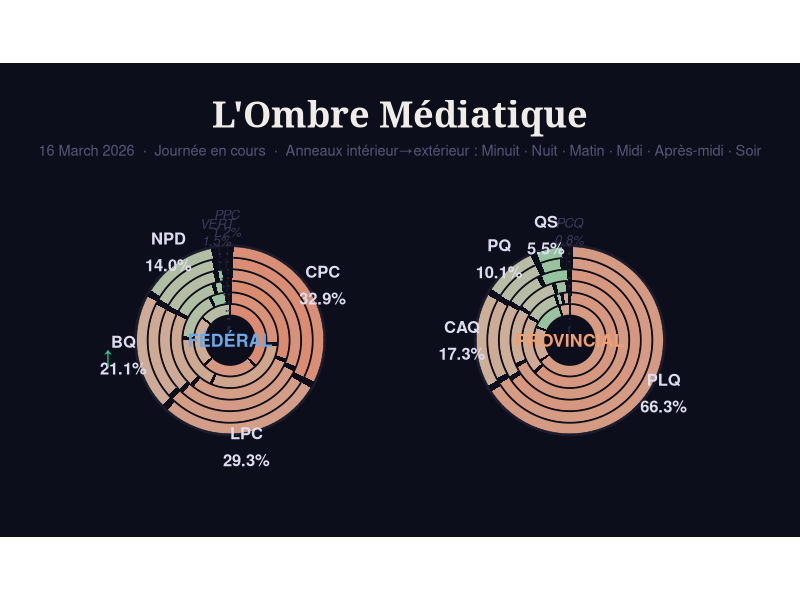

R code for this plot: (Note: this script raises an error after producing the figure.)
#!/usr/bin/env Rscript
# ─────────────────────────────────────────────────────────────────────────────
# mock_charts.R — Vitrine Démocratique · Salient Shadow
#
# CONCEPT : L'OMBRE MÉDIATIQUE
#
#   Un seul grand donut par scope (Fédéral | Provincial).
#   Chaque anneau = une extraction temporelle (intérieur = passé, extérieur = maintenant).
#   La LARGEUR de l'arc d'un parti dans chaque anneau = sa part de voix (SOV).
#   La COULEUR = ton de la couverture (rouge → vert).
#   L'éclipse est visuelle : un parti sous le seuil projette une ombre (gnomon).
#   Les arcs se déforment d'un anneau à l'autre, révélant le flux médiatique.
#
# Inspiré des cadrans solaires, Florence Nightingale, et de la géographie de l'invisible.
# ─────────────────────────────────────────────────────────────────────────────

suppressPackageStartupMessages({
  library(dplyr); library(tidyr); library(purrr); library(lubridate)
  library(ggplot2); library(scales); library(base64enc); library(htmltools)
  library(patchwork)
})

OUT_DIR  <- "refiners/radar-party-score-salient-shadow/viz/output"
OUT_HTML <- file.path(OUT_DIR, "radar_partisan.html")
dir.create(OUT_DIR, recursive = TRUE, showWarnings = FALSE)

# ─── CONFIGURATION ─────────────────────────────────────────────────────────

BG          <- "#0D0E1B"   # fond nuit
ECLIPSE_SOV <- 0.02        # seuil d'éclipse
GAP         <- 0.012       # espacement angulaire entre partis (en unités SOV 0-1)
HOLE        <- 0.24        # rayon du trou central
OUTER       <- 0.91        # rayon externe (anneau le plus récent)
RING_SEP    <- 0.003       # trait de séparation entre anneaux

PARTY_SHORT <- c(
  CPC="CPC", LPC="LPC", BQ="BQ",  NDP="NPD", GPC="VERT", PPC="PPC",
  PLQ="PLQ", CAQ="CAQ", PQ="PQ",  QS="QS",   PCQ="PCQ"
)
FED_PARTIES  <- c("CPC","LPC","BQ","NDP","GPC","PPC")
PROV_PARTIES <- c("PLQ","CAQ","PQ","QS","PCQ")

# Palette sombre : rouge → sable → vert
PALETTE <- c("#C0392B","#E07055","#C4BAA8","#2ECC8E","#1A7A4A")
BREAKS  <- c(-1, -0.4, 0, 0.4, 1)

# ─── DONNÉES SIMULÉES ──────────────────────────────────────────────────────

set.seed(2026)
REF_DATE <- as.Date("2026-03-16")

snap_sim <- function(tgt, t0, ns, nt) {
  s <- pmax(tgt + rnorm(length(tgt), 0, ns), 0); s <- s/sum(s)
  t <- pmax(pmin(t0  + rnorm(length(t0),  0, nt), 0.95), -0.95)
  list(sov=s, tone=t)
}

make_day <- function() {
  lbl  <- c("Minuit","Nuit","Matin","Midi","Après-midi","Soir")
  t    <- as.POSIXct(paste0(REF_DATE, sprintf(" %02d:31:00", c(0,4,8,12,16,20))), tz="UTC")
  acc  <- c(0.38,0.54,0.68,0.80,0.91,1.00)
  ft   <- c(CPC=0.293,LPC=0.261,BQ=0.187,NDP=0.123,GPC=0.014,PPC=0.011)
  ftn  <- c(CPC=-0.24,LPC=-0.16,BQ=-0.09,NDP=0.07, GPC=0.15, PPC=-0.05)
  pt   <- c(PLQ=0.596,CAQ=0.154,PQ=0.093,QS=0.049, PCQ=0.008)
  ptn  <- c(PLQ=-0.18,CAQ=-0.07,PQ=0.04, QS=0.17,  PCQ=-0.11)
  map2_dfr(seq_along(t), acc, function(i, aw) {
    ns <- (1-aw)*0.65+0.03
    rf <- snap_sim(ft*aw, ftn, ns*.04, ns*.07)
    rp <- snap_sim(pt*aw, ptn, ns*.05, ns*.07)
    bind_rows(
      tibble(party=names(ft), scope="federal",    aw=aw, snap_lbl=lbl[i], sov=rf$sov, tone=rf$tone),
      tibble(party=names(pt), scope="provincial", aw=aw, snap_lbl=lbl[i], sov=rp$sov, tone=rp$tone)
    )
  }) |> mutate(in_shadow = sov < ECLIPSE_SOV)
}

make_week <- function() {
  days <- seq(floor_date(REF_DATE,"week",week_start=1), by="day", length.out=7)
  lbl  <- c("Lun","Mar","Mer","Jeu","Ven","Sam","Dim")
  fmu  <- c(CPC=0.290,LPC=0.260,BQ=0.182,NDP=0.128,GPC=0.015,PPC=0.011)
  pmu  <- c(PLQ=0.583,CAQ=0.158,PQ=0.092,QS=0.051, PCQ=0.009)
  ftn  <- c(CPC=-0.22,LPC=-0.14,BQ=-0.09,NDP=0.08, GPC=0.14, PPC=-0.06)
  ptn  <- c(PLQ=-0.17,CAQ=-0.06,PQ=0.05, QS=0.16,  PCQ=-0.09)
  map_dfr(seq_along(days), function(i) {
    bq <- c(1,1,1.55,1.25,1,1,1)[i]; plq <- c(1,1,1,1.45,1.20,1,1)[i]
    ft <- ftn+rnorm(6,0,.06); if(i==3) ft["BQ"]  <- ft["BQ"] -.22
    pt <- ptn+rnorm(5,0,.06); if(i==4) pt["PLQ"] <- pt["PLQ"]-.24
    rf <- snap_sim(fmu*c(1,1,bq,1,1,1),  ft, .02,  0)
    rp <- snap_sim(pmu*c(plq,1,1,1,1),   pt, .025, 0)
    bind_rows(
      tibble(party=names(fmu),scope="federal",    aw=i/7,snap_lbl=lbl[i],sov=rf$sov,tone=rf$tone),
      tibble(party=names(pmu),scope="provincial", aw=i/7,snap_lbl=lbl[i],sov=rp$sov,tone=rp$tone)
    )
  }) |> mutate(in_shadow = sov < ECLIPSE_SOV)
}

make_month <- function() {
  days <- seq(floor_date(REF_DATE,"month"), REF_DATE, by="day"); n <- length(days)
  fmu  <- c(CPC=0.302,LPC=0.240,BQ=0.192,NDP=0.118,GPC=0.014,PPC=0.011)
  pmu  <- c(PLQ=0.570,CAQ=0.172,PQ=0.092,QS=0.052, PCQ=0.009)
  ftr  <- c(CPC=-.0028,LPC=.0022,BQ=.0008,NDP=0,GPC=0,PPC=0)
  ptr  <- c(PLQ=-.0015,CAQ=.0010,PQ=.0005,QS=0, PCQ=0)
  map_dfr(seq_along(days), function(i) {
    ft <- c(CPC=-.22,LPC=-.13,BQ=-.08,NDP=.08,GPC=.14,PPC=-.06)+rnorm(6,0,.07)
    pt <- c(PLQ=-.16,CAQ=-.05,PQ=.06, QS=.17, PCQ=-.10)        +rnorm(5,0,.07)
    rf <- snap_sim(fmu+ftr*i, ft, .022, 0)
    rp <- snap_sim(pmu+ptr*i, pt, .025, 0)
    bind_rows(
      tibble(party=names(fmu),scope="federal",    aw=i/n,snap_lbl=format(days[i],"%d"),sov=rf$sov,tone=rf$tone),
      tibble(party=names(pmu),scope="provincial", aw=i/n,snap_lbl=format(days[i],"%d"),sov=rp$sov,tone=rp$tone)
    )
  }) |> mutate(in_shadow = sov < ECLIPSE_SOV)
}

# ─── GRAPHIQUE : OMBRE MÉDIATIQUE ───────────────────────────────────────────
#
#   coord_polar(theta="x")
#   x ∈ [0,1]  → angle 0…2π  (largeur arc = SOV du parti)
#   y ∈ [HOLE, OUTER]          (anneau intérieur = passé, extérieur = présent)
#
#   Partis en éclipse → gnomon de cadran solaire (tige pointillée + ombre)
#
make_arena <- function(df, title, subtitle, fed_order, prov_order) {

  N  <- df |> group_by(party,scope) |> summarise(n=n(),.groups="drop") |> pull(n) |> max()
  # Gaps plus larges pour mois (beaucoup d'anneaux → plus facile de distinguer les secteurs)
  gap_px <- if (N > 10) 0.020 else GAP
  rw  <- (OUTER - HOLE) / N

  df <- df |> group_by(party,scope) |> arrange(aw) |>
    mutate(snap_idx = row_number()) |> ungroup()

  compute_arcs <- function(sdf, order) {
    sdf |>
      group_by(snap_idx) |>
      arrange(snap_idx, match(party, order)) |>
      mutate(
        cum  = cumsum(sov),
        x1   = cum - sov + gap_px/2,
        x2   = pmax(cum - gap_px/2, x1+.002),
        xmid = (x1+x2)/2,
        r_in  = HOLE + (snap_idx-1)*rw,
        r_out = HOLE + snap_idx*rw - RING_SEP
      ) |> ungroup()
  }

  arcs <- bind_rows(
    compute_arcs(df |> filter(scope=="federal"),    fed_order),
    compute_arcs(df |> filter(scope=="provincial"), prov_order)
  )

  rings <- arcs |>
    group_by(scope, party, snap_idx) |>
    reframe(
      angle     = seq(x1[1], x2[1], length.out=max(12L, ceiling((x2[1]-x1[1])*500L))),
      tone      = tone[1],
      r_in      = r_in[1],
      r_out     = r_out[1],
      in_shadow = in_shadow[1],
      is_last   = snap_idx[1] == N
    )

  # ── Labels du dernier anneau ─────────────────────────────────────────────
  labs_all <- arcs |> filter(snap_idx==N) |>
    group_by(scope,party) |> slice(1) |> ungroup() |>
    mutate(
      shrt    = PARTY_SHORT[party],
      sov_pct = sprintf("%.1f%%", sov*100),
      arc_w   = x2 - x1,
      show    = arc_w > 0.020,    # assez large pour un label complet
      gnomon  = !show             # trop petit → cadran solaire
    )

  # Tendance
  if (N > 1) {
    prev <- arcs |> filter(snap_idx==N-1) |>
      select(scope,party,prev_sov=sov) |> distinct()
    labs_all <- labs_all |> left_join(prev, by=c("scope","party")) |>
      mutate(
        delta = sov - prev_sov,
        trend = case_when(delta > .010 ~ "\u2191", delta < -.010 ~ "\u2193", TRUE ~ ""),
        tcol  = case_when(delta > .010 ~ "#2ECC8E", delta < -.010 ~ "#C0392B", TRUE ~ "#DDDDF0")
      )
  } else {
    labs_all <- labs_all |> mutate(trend="", tcol="#DDDDF0", delta=0, prev_sov=sov)
  }

  # Visible : label combiné nom + SOV% (1 seul appel → "\n" = vertical à tout angle)
  labs <- labs_all |> filter(show) |>
    mutate(lbl2 = paste0(shrt, "\n", sov_pct))

  # Gnomons : stagger Y quand deux partis sont angulièrement proches
  gnomons <- labs_all |> filter(gnomon) |>
    arrange(scope, xmid) |>
    group_by(scope) |>
    mutate(
      prev_x = lag(xmid, default = -99),
      stagger = abs(xmid - prev_x) < 0.07,
      y_lbl   = if_else(stagger, OUTER + .22, OUTER + .14)
    ) |>
    ungroup()

  # ── Séparateurs radiaux entre partis (aide pour le mois) ─────────────────
  sep_df <- arcs |> filter(snap_idx==N) |>
    group_by(scope,party) |> slice(1) |> ungroup()

  # ── Centre : label scope ──────────────────────────────────────────────────
  # y=0 = centre exact en coord_polar
  scope_ctr <- tibble(
    scope = c("federal","provincial"),
    label = c("F\u00c9D\u00c9RAL","PROVINCIAL"),
    col   = c("#6BA8E8","#F0A070"),
    x = 0.5, y = 0
  )

  rim <- tibble(angle=seq(0,1,length.out=300), r=OUTER+.005)

  # ── Fond du trou (garantit BG au centre) ─────────────────────────────────
  hole_bg <- tibble(
    angle = seq(0,1,length.out=200),
    scope = rep(c("federal","provincial"), each=100)[1:200]
  )

  ggplot() +

    # Fond trou
    geom_ribbon(data=hole_bg,
      aes(x=angle, ymin=0, ymax=HOLE-.001, group=scope),
      fill=BG, color=NA, inherit.aes=FALSE) +

    # ── Séparateurs entre partis (lignes radiales fines) ──────────────────
    geom_segment(data=sep_df,
      aes(x=x1, xend=x1, y=HOLE, yend=OUTER),
      color=BG, linewidth=1.4, inherit.aes=FALSE) +

    # ── Anneaux éclipse (gris fantôme) ───────────────────────────────────
    geom_ribbon(
      data=rings |> filter(in_shadow),
      aes(x=angle, ymin=r_in, ymax=r_out, group=interaction(party,snap_idx)),
      fill="#16172A", color=BG, linewidth=.5) +

    # ── Anneaux colorés ──────────────────────────────────────────────────
    geom_ribbon(
      data=rings |> filter(!in_shadow),
      aes(x=angle, ymin=r_in, ymax=r_out, fill=tone,
          group=interaction(party,snap_idx)),
      color=BG, linewidth=.5) +

    # ── Liseré blanc sur dernier anneau (présent) ─────────────────────────
    geom_ribbon(
      data=rings |> filter(!in_shadow, is_last),
      aes(x=angle, ymin=r_out-.005, ymax=r_out,
          group=interaction(party,snap_idx)),
      fill="white", alpha=.15, color=NA) +

    # ── Rim ──────────────────────────────────────────────────────────────
    geom_path(data=rim, aes(x=angle,y=r),
      color="#1A1B2C", linewidth=.8, inherit.aes=FALSE) +

    # ════════════════════════════════════════════════════════════════════
    # ── GNOMONS — partis en éclipse (cadran solaire) ──────────────────
    # ── La tige : ligne radiale pointillée du centre vers l'extérieur ──
    geom_segment(data=gnomons,
      aes(x=xmid, xend=xmid, y=HOLE*.5, yend=OUTER+.03),
      color="#2E2E48", linewidth=0.55, linetype="14",
      inherit.aes=FALSE) +

    # ── L'ombre portée : arc fin au sol du cadran (à HOLE) ───────────
    geom_ribbon(
      data = gnomons |>
        group_by(scope,party) |>
        reframe(
          angle = seq(xmid[1]-0.025, xmid[1]+0.025, length.out=40),
          r_in  = HOLE*.12,
          r_out = HOLE*.55
        ),
      aes(x=angle, ymin=r_in, ymax=r_out, group=party),
      fill="#252540", color=NA, alpha=0.8, inherit.aes=FALSE) +

    # ── Label gnomon (nom + % en italique, décalé si collision) ──────
    geom_text(data=gnomons,
      aes(x=xmid, y=y_lbl, label=paste0(shrt,"\n",sov_pct)),
      hjust=0.5, color="#3A3A5C", size=3.3, fontface="italic",
      lineheight=1.1, inherit.aes=FALSE) +
    # ════════════════════════════════════════════════════════════════════

    # ── Label visible : nom + SOV% fusionnés (1 bloc = vertical à tout angle) ──
    geom_text(data=labs,
      aes(x=xmid, y=OUTER+.13, label=lbl2),
      hjust=0.5, color="#DDDDF0", size=4.2, fontface="bold",
      lineheight=1.35, inherit.aes=FALSE) +

    # ── Flèches de tendance ───────────────────────────────────────────
    geom_text(data=labs |> filter(trend!=""),
      aes(x=xmid, y=OUTER+.28, label=trend, color=tcol),
      hjust=0.5, size=5.2, fontface="bold", inherit.aes=FALSE) +

    # ── Label scope au centre ─────────────────────────────────────────
    geom_text(data=scope_ctr,
      aes(x=x, y=y, label=label, color=col),
      size=4.5, fontface="bold", inherit.aes=FALSE) +

    coord_polar(theta="x", clip="off") +
    scale_x_continuous(limits=c(0,1),         expand=c(0,0)) +
    scale_y_continuous(limits=c(0,OUTER+.44), expand=c(0,0)) +
    scale_fill_gradientn(colors=PALETTE, values=rescale(BREAKS),
                         limits=c(-1,1), guide="none") +
    scale_color_identity() +
    facet_wrap(~scope, ncol=2) +
    labs(title=title, subtitle=subtitle) +
    theme_void(base_size=12) +
    theme(
      plot.title    = element_text(family="Georgia, serif", size=26, face="bold",
                        color="#F0EDE8", hjust=.5, margin=margin(b=6)),
      plot.subtitle = element_text(size=10.5, color="#555577",
                        hjust=.5, margin=margin(b=4)),
      strip.text       = element_blank(),
      plot.background  = element_rect(fill=BG, color=NA),
      panel.background = element_rect(fill=BG, color=NA),
      panel.spacing    = unit(-.5,"lines"),
      plot.margin      = margin(28,40,16,40)
    )
}

# ─── GÉNÉRATION ────────────────────────────────────────────────────────────

# ─── GRAPHIQUE : SÉDIMENTATION MÉDIATIQUE ───────────────────────────────────
#
#   1 cercle = 1 parti.
#   Chaque anneau = une tranche temporelle (intérieur = passé, extérieur = présent).
#   L'AIRE de chaque anneau = couverture ABSOLUE à cette extraction.
#     → anneau épais = forte activité, anneau fin = silence.
#   L'arc couvre 360° (pas de SOV angulaire) : l'info est dans l'épaisseur.
#   Le rayon total du cercle = couverture cumulée.
#   Comparaison cross-parti : le plus grand cercle = le plus couvert.
#   Aucune normalisation relative entre partis.
#
make_sediment_panel <- function(df, scope_filter, party_order) {
  HOLE_S <- 0.17
  R_MAX  <- 0.90

  dat <- df |> filter(scope == scope_filter) |>
    group_by(party) |> arrange(aw) |>
    mutate(
      snap_idx = row_number(),
      # Incrément absolu : sov × part de temps apportée par ce snapshot
      delta_aw  = aw - lag(aw, default = 0),
      raw_step  = pmax(sov * delta_aw, 0),
      cum_abs   = cumsum(raw_step)         # couverture cumulée absolue
    ) |>
    ungroup()

  N       <- max(dat$snap_idx)
  max_cum <- max(dat$cum_abs)             # maximum inter-partis (même échelle)
  sfact   <- R_MAX^2 - HOLE_S^2          # plage carrée disponible

  # Rayon area-proportionnel : aire anneau ∝ raw_step → r = sqrt(HOLE² + cum/max·sfact)
  dat <- dat |>
    mutate(
      r_outer   = sqrt(HOLE_S^2 + cum_abs / max_cum * sfact),
      r_inner   = sqrt(HOLE_S^2 + pmax(cum_abs - raw_step, 0) / max_cum * sfact),
      in_shadow = sov < ECLIPSE_SOV,
      is_last   = snap_idx == N,
      party     = factor(party, levels = party_order)
    )

  # Anneaux plein cercle (360°)
  rings <- dat |>
    group_by(party, snap_idx) |>
    reframe(
      angle   = seq(0, 1, length.out = 60),
      r_in    = r_inner[1],
      r_out   = r_outer[1],
      tone    = tone[1],
      in_shad = in_shadow[1],
      is_last = is_last[1]
    ) |>
    filter(r_out > r_in + .0015) |>       # ignorer anneaux quasi-nuls
    mutate(party = factor(party, levels = party_order))

  hole_dat <- tidyr::crossing(
    party = factor(party_order, levels = party_order),
    angle = seq(0, 1, length.out = 80)
  )

  # Labels : nom + % de couverture relative au maximum (repère visuel)
  labs_p <- dat |>
    filter(snap_idx == N) |>
    group_by(party) |> slice(1) |> ungroup() |>
    mutate(
      shrt    = PARTY_SHORT[as.character(party)],
      rel_pct = sprintf("%.0f%%", pmin(cum_abs / max_cum * 100, 100)),
      party   = factor(party, levels = party_order)
    )

  scope_col   <- if (scope_filter == "federal") "#6BA8E8" else "#F0A070"
  scope_label <- if (scope_filter == "federal")
    "\u25cf F\u00c9D\u00c9RAL" else "\u25cf PROVINCIAL"

  ggplot() +
    geom_ribbon(data = rings |> filter(in_shad),
      aes(x = angle, ymin = r_in, ymax = r_out, group = interaction(party, snap_idx)),
      fill = "#16172A", color = BG, linewidth = .2, inherit.aes = FALSE) +
    geom_ribbon(data = rings |> filter(!in_shad),
      aes(x = angle, ymin = r_in, ymax = r_out, fill = tone,
          group = interaction(party, snap_idx)),
      color = BG, linewidth = .2, inherit.aes = FALSE) +
    geom_ribbon(data = rings |> filter(!in_shad, is_last),
      aes(x = angle, ymin = r_out - .004, ymax = r_out,
          group = interaction(party, snap_idx)),
      fill = "white", alpha = .25, color = NA, inherit.aes = FALSE) +
    geom_ribbon(data = hole_dat,
      aes(x = angle, ymin = 0, ymax = HOLE_S - .001, group = party),
      fill = BG, color = NA, inherit.aes = FALSE) +
    geom_text(data = labs_p |> mutate(x = 0.5, y = 0),
      aes(x = x, y = y, label = paste0(shrt, "\n", rel_pct)),
      color = "#DDDDF0", size = 2.9, fontface = "bold", lineheight = 1.3,
      inherit.aes = FALSE) +
    coord_polar(theta = "x", clip = "off") +
    scale_x_continuous(limits = c(0, 1), expand = c(0, 0)) +
    scale_y_continuous(limits = c(0, R_MAX + .08), expand = c(0, 0)) +
    scale_fill_gradientn(colors = PALETTE, values = rescale(BREAKS),
                         limits = c(-1, 1), guide = "none") +
    scale_color_identity() +
    facet_wrap(~party, nrow = 1) +
    labs(tag = scope_label) +
    theme_void(base_size = 10) +
    theme(
      plot.tag          = element_text(color = scope_col, size = 8, face = "bold",
                            hjust = 0, margin = margin(r = 8)),
      plot.tag.position = "left",
      strip.text        = element_blank(),
      plot.background   = element_rect(fill = BG, color = NA),
      panel.background  = element_rect(fill = BG, color = NA),
      panel.spacing     = unit(0.9, "lines"),
      plot.margin       = margin(4, 20, 4, 20)
    )
}

make_sediment <- function(df, title, subtitle, fed_ord, prov_ord) {
  p_fed  <- make_sediment_panel(df, "federal",    fed_ord)
  p_prov <- make_sediment_panel(df, "provincial", prov_ord)

  p_fed / p_prov +
    patchwork::plot_annotation(
      title    = title,
      subtitle = subtitle,
      theme = theme(
        plot.title    = element_text(family = "Georgia, serif", size = 24, face = "bold",
                          color = "#F0EDE8", hjust = .5, margin = margin(b = 6)),
        plot.subtitle = element_text(size = 9.5, color = "#555577",
                          hjust = .5, margin = margin(b = 14)),
        plot.background = element_rect(fill = BG, color = NA),
        plot.margin     = margin(28, 10, 16, 10)
      )
    )
}

# ─── GRAPHIQUE : PAR PARTI ──────────────────────────────────────────────────
#
#   1 donut = 1 parti.
#   L'arc coloré [0, SOV] = présence médiatique (largeur = part de voix).
#   L'arc sombre [SOV, 1] = OMBRE  (ce que le parti n'occupe pas).
#   Les anneaux s'accumulent de l'intérieur (passé) vers l'extérieur (présent).
#
make_parti_panel <- function(df, scope_filter, party_order) {
  dat <- df |> filter(scope == scope_filter) |>
    group_by(party) |> arrange(aw) |>
    mutate(snap_idx = row_number()) |>
    ungroup()

  N  <- max(dat$snap_idx)
  rw <- (OUTER - HOLE) / N

  dat <- dat |>
    mutate(
      r_in      = HOLE + (snap_idx - 1) * rw,
      r_out     = HOLE + snap_idx * rw - RING_SEP,
      in_shadow = sov < ECLIPSE_SOV,
      arc_end   = pmax(sov, .003),
      party     = factor(party, levels = party_order)
    )

  # Anneau sombre complet (toute la surface = ombre par défaut)
  bg_rings <- dat |>
    group_by(party, snap_idx) |>
    reframe(angle = seq(0, 1, length.out = 60),
            r_in = r_in[1], r_out = r_out[1]) |>
    mutate(party = factor(party, levels = party_order))

  # Arc coloré (part de voix)
  col_arcs <- dat |>
    filter(!in_shadow) |>
    group_by(party, snap_idx) |>
    reframe(
      angle   = seq(0, arc_end[1], length.out = max(8L, ceiling(arc_end[1] * 300L))),
      r_in    = r_in[1], r_out = r_out[1],
      tone    = tone[1], is_last = snap_idx[1] == N
    ) |>
    mutate(party = factor(party, levels = party_order))

  # Fond trou (un par parti)
  hole_dat <- tidyr::crossing(
    party = factor(party_order, levels = party_order),
    angle = seq(0, 1, length.out = 80)
  )

  # Labels dernier anneau
  labs_p <- dat |>
    filter(snap_idx == N) |>
    group_by(party) |> slice(1) |> ungroup() |>
    mutate(
      shrt    = PARTY_SHORT[as.character(party)],
      sov_pct = sprintf("%.1f%%", sov * 100),
      party   = factor(party, levels = party_order)
    )

  if (N > 1) {
    prev_p <- dat |> filter(snap_idx == N - 1) |>
      select(party, prev_sov = sov) |> distinct()
    labs_p <- labs_p |> left_join(prev_p, by = "party") |>
      mutate(
        delta = sov - prev_sov,
        trend = case_when(delta > .010 ~ "\u2191", delta < -.010 ~ "\u2193", TRUE ~ ""),
        tcol  = case_when(delta > .010 ~ "#2ECC8E", delta < -.010 ~ "#C0392B", TRUE ~ "#DDDDF0")
      )
  } else {
    labs_p <- labs_p |> mutate(trend = "", tcol = "#DDDDF0", delta = 0, prev_sov = sov)
  }

  scope_col   <- if (scope_filter == "federal")    "#6BA8E8" else "#F0A070"
  scope_label <- if (scope_filter == "federal")
    "\u25cf F\u00c9D\u00c9RAL" else "\u25cf PROVINCIAL"

  ggplot() +
    geom_ribbon(data = bg_rings,
      aes(x = angle, ymin = r_in, ymax = r_out, group = interaction(party, snap_idx)),
      fill = "#16172A", color = BG, linewidth = .2, inherit.aes = FALSE) +
    geom_ribbon(data = col_arcs,
      aes(x = angle, ymin = r_in, ymax = r_out, fill = tone,
          group = interaction(party, snap_idx)),
      color = BG, linewidth = .2, inherit.aes = FALSE) +
    geom_ribbon(data = col_arcs |> filter(is_last),
      aes(x = angle, ymin = r_out - .004, ymax = r_out,
          group = interaction(party, snap_idx)),
      fill = "white", alpha = .22, color = NA, inherit.aes = FALSE) +
    geom_ribbon(data = hole_dat,
      aes(x = angle, ymin = 0, ymax = HOLE - .001, group = party),
      fill = BG, color = NA, inherit.aes = FALSE) +
    # Nom + SOV% au centre du trou
    geom_text(data = labs_p |> mutate(x = 0.5, y = 0),
      aes(x = x, y = y, label = paste0(shrt, "\n", sov_pct)),
      color = "#DDDDF0", size = 2.9, fontface = "bold", lineheight = 1.3,
      inherit.aes = FALSE) +
    # Flèche tendance au-dessus du donut
    geom_text(data = labs_p |> filter(trend != "") |> mutate(x = 0.5, y = OUTER + .16),
      aes(x = x, y = y, label = trend, color = tcol),
      hjust = 0.5, size = 3.8, fontface = "bold", inherit.aes = FALSE) +
    coord_polar(theta = "x", clip = "off") +
    scale_x_continuous(limits = c(0, 1), expand = c(0, 0)) +
    scale_y_continuous(limits = c(0, OUTER + .28), expand = c(0, 0)) +
    scale_fill_gradientn(colors = PALETTE, values = rescale(BREAKS),
                         limits = c(-1, 1), guide = "none") +
    scale_color_identity() +
    facet_wrap(~party, nrow = 1) +
    labs(tag = scope_label) +
    theme_void(base_size = 10) +
    theme(
      plot.tag          = element_text(color = scope_col, size = 8, face = "bold",
                            hjust = 0, margin = margin(r = 8)),
      plot.tag.position = "left",
      strip.text        = element_blank(),
      plot.background   = element_rect(fill = BG, color = NA),
      panel.background  = element_rect(fill = BG, color = NA),
      panel.spacing     = unit(0.9, "lines"),
      plot.margin       = margin(4, 20, 4, 20)
    )
}

make_parti <- function(df, title, subtitle, fed_ord, prov_ord) {
  p_fed  <- make_parti_panel(df, "federal",    fed_ord)
  p_prov <- make_parti_panel(df, "provincial", prov_ord)

  p_fed / p_prov +
    patchwork::plot_annotation(
      title    = title,
      subtitle = subtitle,
      theme = theme(
        plot.title    = element_text(family = "Georgia, serif", size = 24, face = "bold",
                          color = "#F0EDE8", hjust = .5, margin = margin(b = 6)),
        plot.subtitle = element_text(size = 9.5, color = "#555577",
                          hjust = .5, margin = margin(b = 14)),
        plot.background = element_rect(fill = BG, color = NA),
        plot.margin     = margin(28, 10, 16, 10)
      )
    )
}

# ─── GÉNÉRATION ────────────────────────────────────────────────────────────
# Guard : `source("mock_charts.R")` dans viz_real.R ne déclenche pas l'exécution
if (exists(".viz_source_only") && isTRUE(.viz_source_only)) {
  cat("(sourced as library)\n")
} else {

cat("Simulation...\n")
day_data   <- make_day()
week_data  <- make_week()
month_data <- make_month()

get_order <- function(df, parties)
  df |> filter(party %in% parties) |> group_by(party) |>
    slice_tail(n=1) |> arrange(desc(sov)) |> pull(party)

fed_ord  <- get_order(day_data, FED_PARTIES)
prov_ord <- get_order(day_data, PROV_PARTIES)

charts <- list(
  day = list(
    data=day_data,
    title="L'Ombre Médiatique",
    subtitle=paste0(format(REF_DATE,"%d %B %Y"),
      "  \u00b7  Journ\u00e9e en cours  \u00b7  ",
      "Anneaux int\u00e9rieur\u2192ext\u00e9rieur : Minuit \u00b7 Nuit \u00b7 Matin \u00b7 Midi \u00b7 Apr\u00e8s-midi \u00b7 Soir")
  ),
  week = list(
    data=week_data,
    title="L'Ombre Médiatique",
    subtitle=paste0("Semaine du ",
      format(floor_date(REF_DATE,"week",week_start=1),"%d %B %Y"),
      "  \u00b7  Anneaux int\u00e9rieur\u2192ext\u00e9rieur : Lun \u00b7 Mar \u00b7 Mer \u00b7 Jeu \u00b7 Ven \u00b7 Sam \u00b7 Dim")
  ),
  month = list(
    data=month_data,
    title="L'Ombre Médiatique",
    subtitle=paste0("Mars 2026  \u00b7  ",
      format(floor_date(REF_DATE,"month"),"%d %b"),
      " \u2192 ",format(REF_DATE,"%d %b"),
      "  \u00b7  ",
      as.integer(REF_DATE-floor_date(REF_DATE,"month")+1),
      " anneaux (un par jour)")
  )
)

png_uris <- list()
for (nm in names(charts)) {
  cat(sprintf("Rendu %s...\n", nm))
  ch <- charts[[nm]]
  p  <- make_arena(ch$data, ch$title, ch$subtitle, fed_ord, prov_ord)
  fp <- file.path(OUT_DIR, paste0("chart_", nm, ".png"))
  ggsave(fp, p, width=16, height=8.5, dpi=180, bg=BG, device=ragg::agg_png)
  png_uris[[nm]] <- dataURI(file=fp, mime="image/png")
}

parti_uris <- list()
for (nm in names(charts)) {
  cat(sprintf("Rendu parti_%s...\n", nm))
  ch <- charts[[nm]]
  p  <- make_parti(ch$data, ch$title, ch$subtitle, fed_ord, prov_ord)
  fp <- file.path(OUT_DIR, paste0("parti_", nm, ".png"))
  ggsave(fp, p, width=16, height=7.5, dpi=180, bg=BG, device=ragg::agg_png)
  parti_uris[[nm]] <- dataURI(file=fp, mime="image/png")
}

sediments <- list(
  day = list(
    data=day_data,
    title="S\u00e9dimentation M\u00e9diatique",
    subtitle=paste0(format(REF_DATE,"%d %B %Y"),
      "  \u00b7  \u00c9paisseur des couches : Minuit \u00b7 Nuit \u00b7 Matin \u00b7 Midi \u00b7 Apr\u00e8s-midi \u00b7 Soir")
  ),
  week = list(
    data=week_data,
    title="S\u00e9dimentation M\u00e9diatique",
    subtitle=paste0("Semaine du ",
      format(floor_date(REF_DATE,"week",week_start=1),"%d %B %Y"),
      "  \u00b7  Une couche par jour  \u00b7  \u00e9paisseur = couverture absolue")
  ),
  month = list(
    data=month_data,
    title="S\u00e9dimentation M\u00e9diatique",
    subtitle=paste0("Mars 2026  \u00b7  ",
      as.integer(REF_DATE-floor_date(REF_DATE,"month")+1),
      " couches (1 par jour)  \u00b7  \u00e9paisseur = minutes de couverture")
  )
)

sediment_uris <- list()
for (nm in names(sediments)) {
  cat(sprintf("Rendu sediment_%s...\n", nm))
  ch <- sediments[[nm]]
  p  <- make_sediment(ch$data, ch$title, ch$subtitle, fed_ord, prov_ord)
  fp <- file.path(OUT_DIR, paste0("sediment_", nm, ".png"))
  ggsave(fp, p, width=16, height=7.5, dpi=180, bg=BG, device=ragg::agg_png)
  sediment_uris[[nm]] <- dataURI(file=fp, mime="image/png")
}

# ─── ASSEMBLAGE HTML ────────────────────────────────────────────────────────

cat("HTML...\n")

CSS <- "
*,*::before,*::after{box-sizing:border-box;margin:0;padding:0}
html,body{height:100%}
body{
  font-family:'Helvetica Neue',Arial,sans-serif;
  background:#0D0E1B;
  color:#9999BB;
  -webkit-font-smoothing:antialiased;
}

/* ── Header ── */
header{
  padding:36px 56px 28px;
  display:flex;justify-content:space-between;align-items:flex-end;
}
.kicker{
  font-size:9.5px;letter-spacing:3px;text-transform:uppercase;
  color:#C0392B;margin-bottom:10px;
}
h1{
  font-family:Georgia,serif;font-size:32px;font-weight:700;
  color:#F0EDE8;line-height:1.1;letter-spacing:-.5px;
}
.meta{font-size:11px;color:#252538;text-align:right;line-height:2.2}

/* ── Tabs ── */
nav{
  display:flex;padding:0 56px;
  border-bottom:1px solid #13142299;
}
nav input{display:none}
nav label{
  padding:14px 32px;
  font-size:10.5px;font-weight:700;letter-spacing:1.8px;
  text-transform:uppercase;color:#252538;
  cursor:pointer;border-bottom:2px solid transparent;margin-bottom:-1px;
}
nav label:hover{color:#555577}
#t1:checked~nav label[for=t1],
#t2:checked~nav label[for=t2],
#t3:checked~nav label[for=t3],
#t4:checked~nav label[for=t4],
#t5:checked~nav label[for=t5]{color:#F0EDE8;border-bottom-color:#C0392B}

/* ── Panels ── */
.panel{display:none;padding:0 0 48px}
#t1:checked~.p1,#t2:checked~.p2,#t3:checked~.p3,
#t4:checked~.p4,#t5:checked~.p5{display:block}

/* ── Par Parti period headers ── */
.period-hd{
  padding:24px 56px 4px;
  font-size:9px;letter-spacing:2.5px;text-transform:uppercase;
  color:#2A2A4A;font-weight:700;
}
.chart img{width:100%;display:block}

/* ── Legend ── */
.legend{
  display:flex;align-items:center;gap:18px;
  justify-content:center;padding:20px 56px 0;
  font-size:9.5px;letter-spacing:1px;text-transform:uppercase;color:#252538;
}
.grad{
  width:110px;height:5px;border-radius:3px;
  background:linear-gradient(to right,#C0392B,#E07055,#C4BAA8,#2ECC8E,#1A7A4A);
}
.sep{color:#13141F;margin:0 2px}

/* ── Read ── */
.read{
  padding:18px 56px 0;
  font-size:13px;color:#1E1F30;line-height:2.0;
}
.read b{color:#2A2A4A}
"

panel <- function(id, uri, note) {
  div(class=paste0("panel p",id),
    div(class="chart", tags$img(src=uri, alt="")),
    div(class="legend",
      span(style="color:#C0392B;font-weight:700","Négatif"),
      div(class="grad"),
      span(style="color:#2ECC8E;font-weight:700","Positif"),
      span(class="sep","|"),
      span("Arc large = forte présence"),
      span(class="sep","|"),
      span(style="color:#191929;background:#191929;border-radius:2px;padding:0 10px","éclipse")
    ),
    div(class="read", HTML(note))
  )
}

save_html(
  tagList(tags$html(lang="fr",
    tags$head(
      tags$meta(charset="UTF-8"),
      tags$meta(name="viewport",content="width=device-width,initial-scale=1"),
      tags$title("L\u2019Ar\u00e8ne M\u00e9diatique"),
      tags$style(HTML(CSS))
    ),
    tags$body(
      tags$input(type="radio",id="t1",name="t",checked=NA),
      tags$input(type="radio",id="t2",name="t"),
      tags$input(type="radio",id="t3",name="t"),
      tags$input(type="radio",id="t4",name="t"),
      tags$input(type="radio",id="t5",name="t"),

      tags$header(
        div(
          div(class="kicker","Vitrine D\u00e9mocratique \u00b7 Salient Shadow"),
          tags$h1("L\u2019Ombre M\u00e9diatique")
        ),
        div(class="meta",
          format(REF_DATE,"%d %B %Y"), tags$br(),
          "Couverture m\u00e9diatique canadienne")
      ),

      tags$nav(
        tags$label(`for`="t1","Journ\u00e9e"),
        tags$label(`for`="t2","Semaine"),
        tags$label(`for`="t3","Mois"),
        tags$label(`for`="t4","Par Parti"),
        tags$label(`for`="t5","S\u00e9dimentation")
      ),

      panel(1, png_uris$day, paste0(
        "<b>Lecture</b> \u2014 Chaque donut = un scope (F\u00e9d\u00e9ral | Provincial). ",
        "La <b>largeur de l\u2019arc</b> d\u2019un parti dans un anneau = sa part de voix (SOV) \u00e0 cette extraction. ",
        "Les anneaux s\u2019accumulent de l\u2019int\u00e9rieur (Minuit) vers l\u2019ext\u00e9rieur (Soir). ",
        "La couleur = ton m\u00e9diatique. ",
        "Un arc quasi invisible = \u00e9clipse m\u00e9diatique (SOV\u00a0<\u00a02\u00a0%). ",
        "Les d\u00e9formations d\u2019un anneau \u00e0 l\u2019autre montrent le flux de la journ\u00e9e."
      )),
      panel(2, png_uris$week, paste0(
        "<b>Lecture</b> \u2014 7 anneaux (Lundi intérieur \u2192 Dimanche ext\u00e9rieur). ",
        "Pic du BQ mercredi : son arc s\u2019\u00e9largit au 3\u1d49 anneau. ",
        "Le PLQ vire au rouge-sombre jeudi apr\u00e8s une conf\u00e9rence de presse tendue. ",
        "Les fl\u00e8ches \u2191\u2193 = tendance du dernier jour vs avant-dernier."
      )),
      panel(3, png_uris$month, paste0(
        "<b>Lecture</b> \u2014 ",
        as.integer(REF_DATE-floor_date(REF_DATE,"month")+1),
        " anneaux (1\u1d49\u02b3 mars int\u00e9rieur \u2192 16 mars ext\u00e9rieur). ",
        "La d\u00e9rive progressive des arcs trahit les tendances de fond : ",
        "CPC en l\u00e9ger recul, LPC en remont\u00e9e, PLQ dominant la sc\u00e8ne provinciale."
      )),

      # ── 5e onglet : Sédimentation ─────────────────────────────────────
      div(class="panel p5",
        div(class="period-hd","Journ\u00e9e"),
        div(class="chart", tags$img(src=sediment_uris$day,   alt="")),
        div(class="period-hd","Semaine"),
        div(class="chart", tags$img(src=sediment_uris$week,  alt="")),
        div(class="period-hd","Mois"),
        div(class="chart", tags$img(src=sediment_uris$month, alt="")),
        div(class="legend",
          span(style="color:#C0392B;font-weight:700","N\u00e9gatif"),
          div(class="grad"),
          span(style="color:#2ECC8E;font-weight:700","Positif"),
          span(class="sep","|"),
          span("Anneau \u00e9pais = forte couverture absolue"),
          span(class="sep","|"),
          span("Grand cercle = plus couvert")
        ),
        div(class="read", HTML(paste0(
          "<b>Lecture</b> \u2014 Chaque cercle = un parti. ",
          "Les couches s\u2019accumulent de l\u2019int\u00e9rieur (pass\u00e9) vers l\u2019ext\u00e9rieur (pr\u00e9sent). ",
          "L\u2019<b>\u00e9paisseur</b> de chaque anneau est proportionnelle \u00e0 la couverture <b>absolue</b> \u00e0 ce moment : ",
          "un anneau \u00e9pais = forte activit\u00e9, un anneau fin = silence m\u00e9diatique. ",
          "Le <b>rayon total</b> du cercle refl\u00e8te la couverture cumul\u00e9e sur la p\u00e9riode \u2014 ",
          "tous les partis partagent la m\u00eame \u00e9chelle : le plus grand cercle = le plus couvert. ",
          "Le pourcentage au centre = proportion relative au parti le plus couvert."
        )))
      ),

      # ── 4e onglet : Par Parti ──────────────────────────────────────────
      div(class="panel p4",
        div(class="period-hd","Journ\u00e9e"),
        div(class="chart", tags$img(src=parti_uris$day,   alt="")),
        div(class="period-hd","Semaine"),
        div(class="chart", tags$img(src=parti_uris$week,  alt="")),
        div(class="period-hd","Mois"),
        div(class="chart", tags$img(src=parti_uris$month, alt="")),
        div(class="legend",
          span(style="color:#C0392B;font-weight:700","N\u00e9gatif"),
          div(class="grad"),
          span(style="color:#2ECC8E;font-weight:700","Positif"),
          span(class="sep","|"),
          span("Arc color\u00e9 = pr\u00e9sence m\u00e9diatique"),
          span(class="sep","|"),
          span(style="color:#191929;background:#191929;border-radius:2px;padding:0 10px",
               "\u00e9clipse")
        ),
        div(class="read", HTML(paste0(
          "<b>Lecture</b> \u2014 Chaque cercle = un parti. ",
          "L\u2019arc color\u00e9 repr\u00e9sente la <b>part de voix (SOV)</b> : ",
          "un arc couvrant la moiti\u00e9 du cercle = 50\u00a0% de la couverture. ",
          "L\u2019espace sombre = l\u2019<b>ombre m\u00e9diatique</b> : la visibilit\u00e9 que le parti n\u2019occupe pas. ",
          "Les anneaux s\u2019accumulent de l\u2019int\u00e9rieur (pass\u00e9) vers l\u2019ext\u00e9rieur (pr\u00e9sent). ",
          "Un parti en \u00e9clipse compl\u00e8te aura un donut enti\u00e8rement sombre."
        )))
      )
    )
  )),
  file=OUT_HTML
)

cat(sprintf("\n\u2714 %s\n", OUT_HTML))

} # end if (!.viz_source_only)
